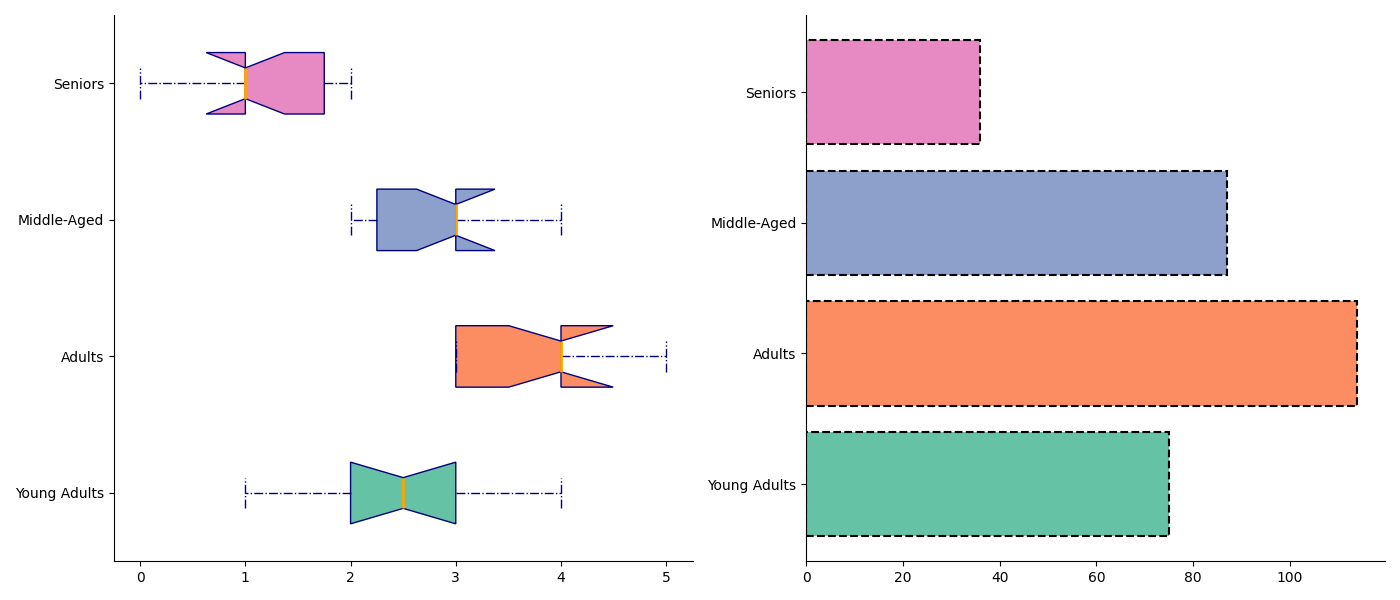

Python code for this plot:
import matplotlib.pyplot as plt
import numpy as np

young_adults_coffee = [2, 3, 2, 1, 4, 2, 3, 2, 3, 3]
adults_coffee = [3, 4, 3, 5, 4, 3, 4, 3, 5, 4]
middle_aged_coffee = [2, 3, 3, 2, 4, 3, 2, 4, 3, 3]
seniors_coffee = [1, 1, 2, 1, 2, 1, 1, 0, 2, 1]

monthly_avg_coffee = [np.mean(young_adults_coffee) * 30, 
                      np.mean(adults_coffee) * 30, 
                      np.mean(middle_aged_coffee) * 30, 
                      np.mean(seniors_coffee) * 30]

coffee_data = [young_adults_coffee, adults_coffee, middle_aged_coffee, seniors_coffee]

fig, axes = plt.subplots(nrows=1, ncols=2, figsize=(14, 6))

boxes = axes[0].boxplot(coffee_data, vert=False, patch_artist=True, notch=True,
                        boxprops=dict(facecolor='skyblue', color='navy'),
                        whiskerprops=dict(color='navy', linestyle='-.'),
                        capprops=dict(color='navy', linestyle='-.'),
                        medianprops=dict(color='orange', linewidth=2),
                        flierprops=dict(marker='o', color='red', alpha=0.5))

new_colors = ['#66c2a5', '#fc8d62', '#8da0cb', '#e78ac3']
for patch, color in zip(boxes['boxes'], new_colors):
    patch.set_facecolor(color)

axes[0].set_yticklabels(['Young Adults', 'Adults', 'Middle-Aged', 'Seniors'])
axes[0].grid(False)

# Retained horizontal bar chart style
bar_positions = np.arange(len(monthly_avg_coffee))
bars = axes[1].barh(bar_positions, monthly_avg_coffee, color=new_colors, edgecolor='black', linestyle='--', linewidth=1.5)
axes[1].set_yticks(bar_positions)
axes[1].set_yticklabels(['Young Adults', 'Adults', 'Middle-Aged', 'Seniors'])

# Alter border for subplots
for ax in axes:
    ax.spines['top'].set_visible(False)
    ax.spines['right'].set_visible(False)

plt.tight_layout()
plt.show()
